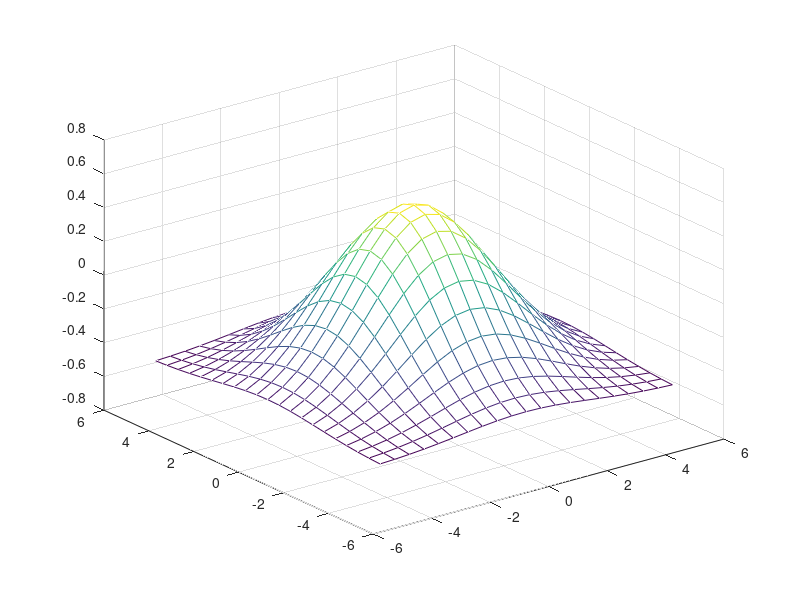

Write MATLAB code to recreate this figure. (Note: this script raises an error after producing the figure.)
%% Create the input vectors x and y and the outputs z, then make a 3D plot

clear all;
close all;
clc;

x = [-5:0.5:5]';
y = [-5:0.5:5]';
z = exp(-x.*x*0.1) * exp(-y.*y*0.1)' - 0.5;
mesh(x, y, z);

%% Train the network and visualise the approximated function

% Set up hyperparameters and create the dataset
hidden_nodes  = 18;
max_epochs    = 300;
eta           = 0.001;
batch         = true;
seed          = 5;
alpha         = 0.9;

[MSE_vec, misclass_vec, W, V] = MLPbackprop3D(x, y, z, hidden_nodes, max_epochs, eta, batch, seed, alpha)


%% Computing the MSE depending on the numer of nodes

% General hyperparameters
max_epochs    = 200;
eta           = 0.001;
batch         = true;
seed          = 5;
alpha         = 0.9;

% Nodes
nodes_vec      = [1, 4, 7, 10, 12, 15, 17, 18, 20, 22, 25];
MSE_nodes      = [];
misclass_nodes = [];

for hidden_nodes = nodes_vec
    [MSE_vec, misclass_vec, W, V] = MLPbackprop3D(x, y, z, hidden_nodes, max_epochs, eta, batch, seed, alpha)
    MSE_nodes      = [MSE_nodes, MSE_vec(end)];
end

% Plot the error
ylim_max = 0.1;
MSEplot(nodes_vec, MSE_nodes, ylim_max, 'MSE and number of hidden nodes', 'Number of hidden nodes');

%% Varying number of the training samples (from 80% down to 20%)
%  i.e. subsampling network training and testing --> we will be dividing
%  the available dataset into training and validation sets

% Set up hyperparameters and create the dataset
hidden_nodes  = 18;
max_epochs    = 200;
eta           = 0.05;
batch         = true;
seed          = 468;
alpha         = 0.9;
train_percent = 0.2:0.05:1;

MSE_train = [];
MSE_valid = [];

for train = train_percent
    [MSE_vec, misclass_vec, W, V, validation_data] = MLPsubsample(x, y, z, hidden_nodes, max_epochs, eta, batch, seed, alpha, train);
    MSE_train = [MSE_train, MSE_vec(end)];
    MSE_valid = [MSE_valid, validation(W, V, validation_data)];
end

% Plot the training MSE for the different sets of subsampled data
ylim_max = 0.01;
MSEplot(train_percent, MSE_train, ylim_max, 'MSE for subsampled data', 'Subsampled data percentages')

% Add validation MSE line to the plot and adjust the legend
hold on;
plot(train_percent, MSE_valid, "blue");
legend({'Training MSE', 'Validation MSE'});





